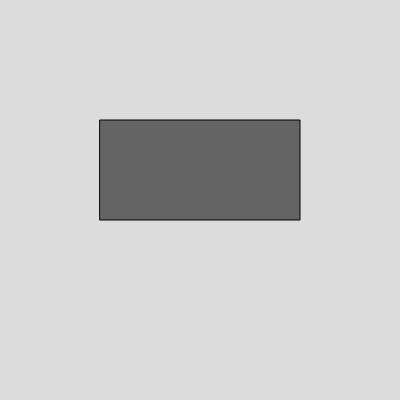
Frame 1 (no input)
Frame 60 (no input): identical to frame 1, image omitted
Frame 120 (the mouse pressed at the canvas centre since frame 60): identical to frame 1, image omitted

The p5.js sketch that drew this single still picture (run headless with seeded random() and noise() and a simulated clock; from frame 60 on, the mouse is pressed at the canvas centre):

// p5.js sketch
// ── sketch.js
let dict = {
  x : 100,
  y : 120,
  info: "ein bischen infotext",
  nested : {
    width : 200,
    height : 100,
  }
}


function setup() {
  createCanvas(400, 400);
}

function draw() {
  background(220);

  fill(100);
  rect(dict.x, dict.y, dict.nested.width,dict.nested.height);
}
